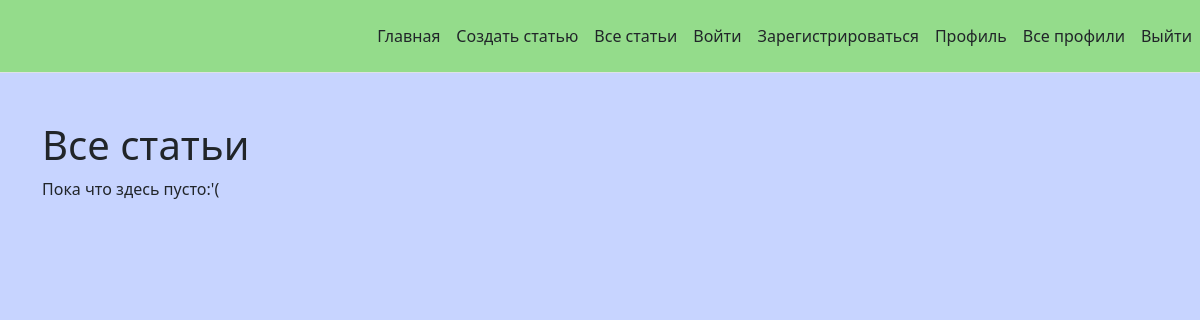
Page /posts on the earlier database version.
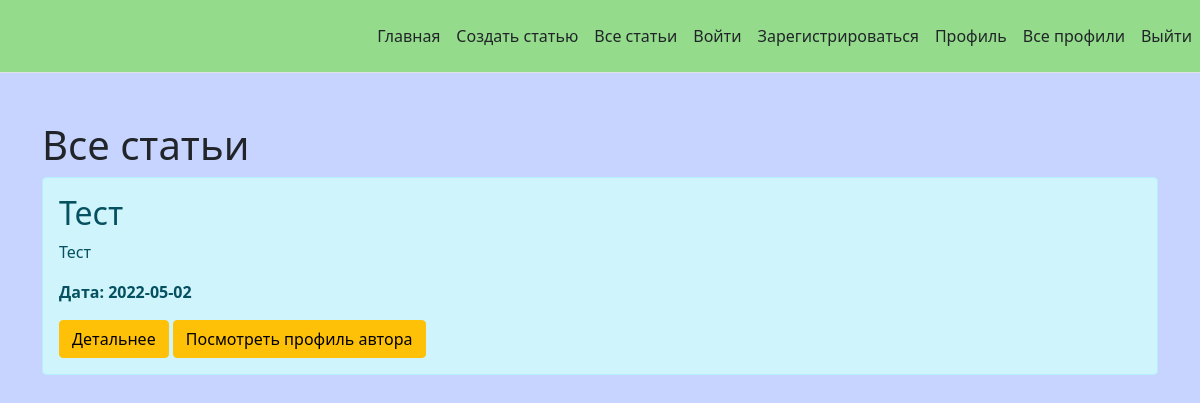
Same page on the later database version.
### app.py (models this page shows)
class Article(db.Model):
    id = db.Column(db.Integer, primary_key=True)
    title = db.Column(db.String(100), nullable=False)
    intro = db.Column(db.String(300), nullable=False)
    text = db.Column(db.Text, nullable=False)
    date = db.Column(db.DateTime, default=datetime.utcnow)
    author = db.Column(db.String(20), nullable=False)
    update_author = db.Column(db.String(20), nullable=True)

### app.py (the view)
@app.route('/posts')
def posts():
    articles = Article.query.order_by(Article.date.desc()).all()
    return render_template("posts.html", articles=articles)

### templates/posts.html (shortened to what this page needs)
{% extends 'base.html' %}
{% block body %}
<div class="container mt-5">
    <h1>Все статьи</h1>
    {% if articles|length > 0 %}
        {% for el in articles %}
        <div class="alert alert-info">
            <h2>{{ el.title }}</h2>
            <p>{{ el.intro }}</p>
            <p><b>Дата: {{ el.date.date() }}</b></p>
            <a href="/posts/{{ el.id }}" class="btn btn-warning">Детальнее</a>
            <a href="/profile/{{ el.author }}"
               class="btn btn-warning">Посмотреть
                профиль автора</a>
        </div>
        {% endfor %}
    {% else %}
    <p>Пока что здесь пусто:'(</p>
    {% endif %}
</div>
{% endblock %}

### templates/base.html (shortened to what this page needs)
<!doctype html>
<html lang="ru">
<head>
    <link rel="stylesheet" href="/static/css/style.css">
    <link rel="stylesheet"
          href="https://cdn.jsdelivr.net/npm/bootstrap@5.1.3/dist/css/bootstrap.min.css">
</head>
<body class="list">
<header
        class="d-flex flex-wrap align-items-center justify-content-center justify-content-md-between py-3 mb-4 border-bottom bg">
      <a href="/" class="d-flex align-items-center col-md-3 mb-2 mb-md-0 text-dark text-decoration-none">
        <svg class="bi me-2" width="40" height="32" role="img" aria-label="Bootstrap"><use xlink:href="#bootstrap"></use></svg>
      </a>
      <ul class="nav col-12 col-md-auto mb-2 justify-content-center mb-md-0">
        <li><a href="/" class="nav-link px-2 link-dark"><ya-tr-span
                data-index="16-0" data-translated="true"
                data-source-lang="en" data-target-lang="ru" data-value="Home" data-translation="Главная" data-type="trSpan">Главная</ya-tr-span></a></li>
          <li><a href="/create-article"
                 class="nav-link px-2 link-dark"><ya-tr-span
                data-index="16-0" data-translated="true"
                data-source-lang="en" data-target-lang="ru" data-value="Home"
                data-translation="Главная" data-type="trSpan">Создать статью
                </ya-tr-span></a></li>
          <li><a href="/posts"
                 class="nav-link px-2 link-dark"><ya-tr-span
                data-index="16-0" data-translated="true"
                data-source-lang="en" data-target-lang="ru" data-value="Home"
                data-translation="Главная" data-type="trSpan">Все статьи
                </ya-tr-span></a></li>
          <li><a href="/login"
                 class="nav-link px-2 link-dark"><ya-tr-span
                data-index="16-0" data-translated="true"
                data-source-lang="en" data-target-lang="ru" data-value="Home"
                data-translation="Главная" data-type="trSpan">Войти
                </ya-tr-span></a></li>
          <li><a href="/register"
                 class="nav-link px-2 link-dark"><ya-tr-span
                data-index="16-0" data-translated="true"
                data-source-lang="en" data-target-lang="ru" data-value="Home"
                data-translation="Главная" data-type="trSpan">Зарегистрироваться
                </ya-tr-span></a></li>
          <li><a href="/about" class="nav-link px-2 link-dark"><ya-tr-span
                data-index="16-0" data-translated="true"
                data-source-lang="en" data-target-lang="ru"
                data-value="About" data-translation="О нас"
                data-type="trSpan">Профиль</ya-tr-span></a></li>
          <li><a href="/all_profiles"
                 class="nav-link px-2 link-dark"><ya-tr-span
                data-index="16-0" data-translated="true"
                data-source-lang="en" data-target-lang="ru" data-value="Home"
                data-translation="Главная" data-type="trSpan">Все профили
                </ya-tr-span></a></li>
          <li><a href="/logout"
                 class="nav-link px-2 link-dark"><ya-tr-span
                data-index="16-0" data-translated="true"
                data-source-lang="en" data-target-lang="ru" data-value="Home"
                data-translation="Главная" data-type="trSpan">Выйти
                </ya-tr-span></a></li>
      </ul>
    </header>
{% block body %}{% endblock %}
</body>
</html>

### static/css/style.css (style rules this page uses)
.bg { background-color: #94dc8b; }
.list { background-color: rgba(57,101,255,0.28); }

Differences in the rows shown:
added Article: title "Тест", intro "Тест", date "2022-05-02"
Other differences:
text no longer shown: "Пока что здесь пусто:'("
